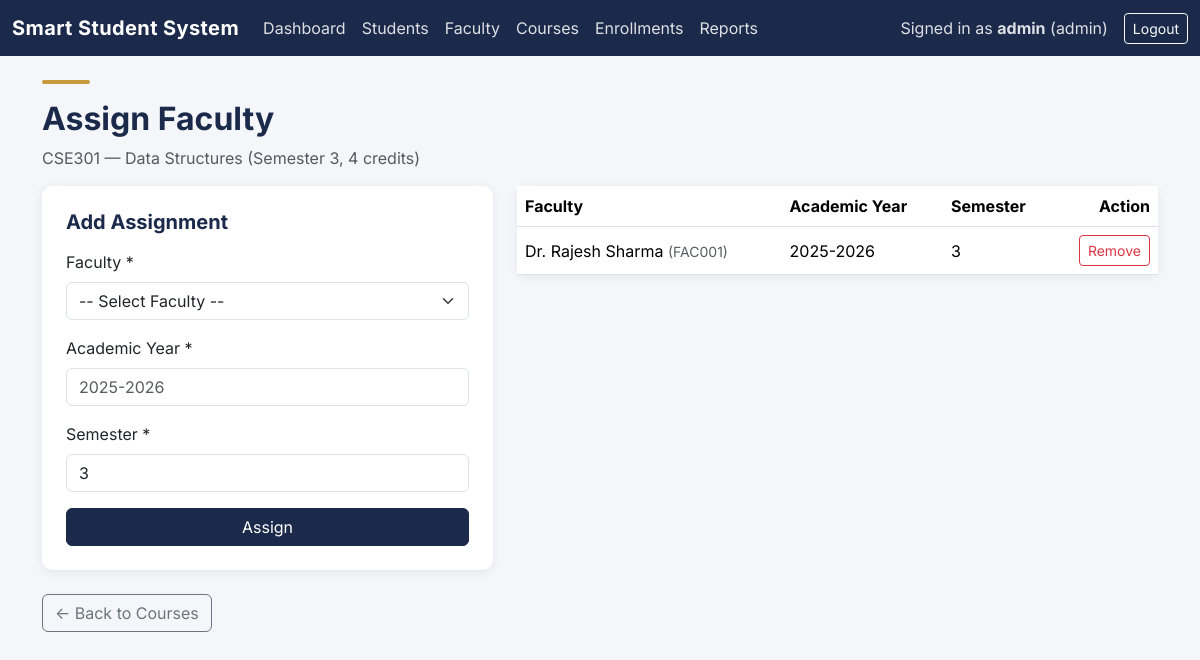
Page /admin/courses/assign.php?course_id=1 (signed in) on the committed database.
### tables this page shows
CREATE TABLE `courses` (
  `course_id` int(11) NOT NULL,
  `course_code` varchar(20) NOT NULL,
  `course_name` varchar(100) NOT NULL,
  `credits` int(11) NOT NULL,
  `semester` int(11) NOT NULL,
  `department_id` int(11) DEFAULT NULL
);

CREATE TABLE `course_assignments` (
  `assignment_id` int(11) NOT NULL,
  `course_id` int(11) NOT NULL,
  `faculty_id` int(11) NOT NULL,
  `academic_year` varchar(9) NOT NULL,
  `semester` int(11) NOT NULL
);

CREATE TABLE `faculty` (
  `faculty_id` int(11) NOT NULL,
  `user_id` int(11) DEFAULT NULL,
  `employee_code` varchar(20) NOT NULL,
  `full_name` varchar(100) NOT NULL,
  `department_id` int(11) DEFAULT NULL,
  `designation` varchar(50) DEFAULT NULL,
  `phone` varchar(15) DEFAULT NULL,
  `is_hod` tinyint(1) DEFAULT 0
);

### admin/courses/assign.php (the view, shortened to what this page needs)
<?php
require_once __DIR__ . '/../../config/db.php';
$courseId = $_GET['course_id'] ?? null;
$stmt = $pdo->prepare('SELECT * FROM courses WHERE course_id = ?');
$stmt->execute([$courseId]);
$course = $stmt->fetch();
$assignments = $pdo->prepare(
    'SELECT ca.*, f.full_name, f.employee_code
     FROM course_assignments ca
     JOIN faculty f ON f.faculty_id = ca.faculty_id
     WHERE ca.course_id = ?
     ORDER BY ca.academic_year DESC, ca.semester'
);
$assignments->execute([$courseId]);
$assignments = $assignments->fetchAll();
include __DIR__ . '/../../includes/header.php';
?>
<div class="accent-bar"></div>
<h2>Assign Faculty</h2>
<p class="text-muted">
  <?= htmlspecialchars($course['course_code']) ?> — <?= htmlspecialchars($course['course_name']) ?>
  (Semester <?= htmlspecialchars((string)$course['semester']) ?>, <?= htmlspecialchars((string)$course['credits']) ?> credits)
</p>
<div class="row g-4">
  <div class="col-md-5">
    <div class="card p-4">
      <h5 class="mb-3">Add Assignment</h5>
      <form method="POST">
        <div class="mb-3">
          <label class="form-label">Faculty *</label>
          <select name="faculty_id" class="form-select" required>
            <option value="">-- Select Faculty --</option>
          </select>
        </div>
        <div class="mb-3">
          <label class="form-label">Academic Year *</label>
          <input type="text" name="academic_year" class="form-control" placeholder="2025-2026" required>
        </div>
        <div class="mb-3">
          <label class="form-label">Semester *</label>
          <input type="number" name="semester" min="1" max="12" class="form-control" value="<?= htmlspecialchars((string)$course['semester']) ?>" required>
        </div>
        <button type="submit" name="assign" value="1" class="btn btn-primary w-100">Assign</button>
      </form>
    </div>
  </div>
  <div class="col-md-7">
    <div class="card">
      <div class="table-responsive">
        <table class="table table-hover mb-0 align-middle">
          <thead>
            <tr>
              <th>Faculty</th>
              <th>Academic Year</th>
              <th>Semester</th>
              <th class="text-end">Action</th>
            </tr>
          </thead>
          <tbody>
            <?php foreach ($assignments as $a): ?>
            <tr>
              <td><?= htmlspecialchars($a['full_name']) ?> <span class="text-muted small">(<?= htmlspecialchars($a['employee_code']) ?>)</span></td>
              <td><?= htmlspecialchars($a['academic_year']) ?></td>
              <td><?= htmlspecialchars((string)$a['semester']) ?></td>
              <td class="text-end">
                <form method="POST" onsubmit="return confirm('Remove this assignment?');">
                  <button type="submit" name="unassign" value="1" class="btn btn-sm btn-outline-danger">Remove</button>
                </form>
              </td>
            </tr>
            <?php endforeach; ?>
          </tbody>
        </table>
      </div>
    </div>
  </div>
</div>
<a href="list.php" class="btn btn-outline-secondary mt-4">&larr; Back to Courses</a>
<?php include __DIR__ . '/../../includes/footer.php'; ?>

### assets/css/style.css (style rules this page uses)
:root { --navy: #1B2A4A; --navy-light: #2A3F66; --gold: #C89B3C; --bg: #F4F6F9; --surface: #FFFFFF; --text: #1F2430; --text-muted: #5B6472; --success: #2E7D5B; --danger: #B3434E; }
body { background-color: var(--bg); color: var(--text); font-family: 'Inter', -apple-system, sans-serif; }
h1, h2, h3, h4, h5, h6 { font-weight: 700; color: var(--navy); }
.card { border: none; border-radius: 10px; box-shadow: 0 2px 10px rgba(27, 42, 74, 0.08); }
.btn-primary { background-color: var(--navy); border-color: var(--navy); }
.accent-bar { height: 4px; width: 48px; background-color: var(--gold); border-radius: 2px; margin-bottom: 1rem; }

### rows in the picture
courses: course_code "CSE301", course_name "Data Structures", semester "3", credits "4"
course_assignments: faculty.full_name "Dr. Rajesh Sharma", faculty.employee_code "FAC001", academic_year "2025-2026", semester "3"

### other values in the picture
$_SESSION['username'] "admin"
$_SESSION['role'] "admin"
